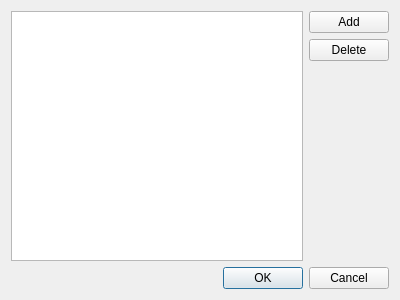
<?xml version="1.0" encoding="UTF-8"?>
<ui version="4.0">
 <class>PathVariableEditor</class>
 <widget class="QDialog" name="PathVariableEditor">
  <property name="windowModality">
   <enum>Qt::WindowModal</enum>
  </property>
  <property name="geometry">
   <rect>
    <x>0</x>
    <y>0</y>
    <width>400</width>
    <height>300</height>
   </rect>
  </property>
  <property name="windowTitle">
   <string>Edit Paths</string>
  </property>
  <layout class="QVBoxLayout" name="verticalLayout">
   <item>
    <layout class="QHBoxLayout" name="horizontalLayout">
     <item>
      <widget class="QListView" name="valuesView"/>
     </item>
     <item>
      <layout class="QVBoxLayout" name="verticalLayout_2">
       <item>
        <widget class="QPushButton" name="addButton">
         <property name="text">
          <string>Add</string>
         </property>
        </widget>
       </item>
       <item>
        <widget class="QPushButton" name="deleteButton">
         <property name="text">
          <string>Delete</string>
         </property>
        </widget>
       </item>
       <item>
        <spacer name="verticalSpacer">
         <property name="orientation">
          <enum>Qt::Vertical</enum>
         </property>
         <property name="sizeHint" stdset="0">
          <size>
           <width>20</width>
           <height>40</height>
          </size>
         </property>
        </spacer>
       </item>
      </layout>
     </item>
    </layout>
   </item>
   <item>
    <widget class="QDialogButtonBox" name="buttonBox">
     <property name="orientation">
      <enum>Qt::Horizontal</enum>
     </property>
     <property name="standardButtons">
      <set>QDialogButtonBox::Cancel|QDialogButtonBox::Ok</set>
     </property>
    </widget>
   </item>
  </layout>
 </widget>
 <resources/>
 <connections>
  <connection>
   <sender>buttonBox</sender>
   <signal>accepted()</signal>
   <receiver>PathVariableEditor</receiver>
   <slot>accept()</slot>
   <hints>
    <hint type="sourcelabel">
     <x>248</x>
     <y>254</y>
    </hint>
    <hint type="destinationlabel">
     <x>157</x>
     <y>274</y>
    </hint>
   </hints>
  </connection>
  <connection>
   <sender>buttonBox</sender>
   <signal>rejected()</signal>
   <receiver>PathVariableEditor</receiver>
   <slot>reject()</slot>
   <hints>
    <hint type="sourcelabel">
     <x>316</x>
     <y>260</y>
    </hint>
    <hint type="destinationlabel">
     <x>286</x>
     <y>274</y>
    </hint>
   </hints>
  </connection>
 </connections>
</ui>
